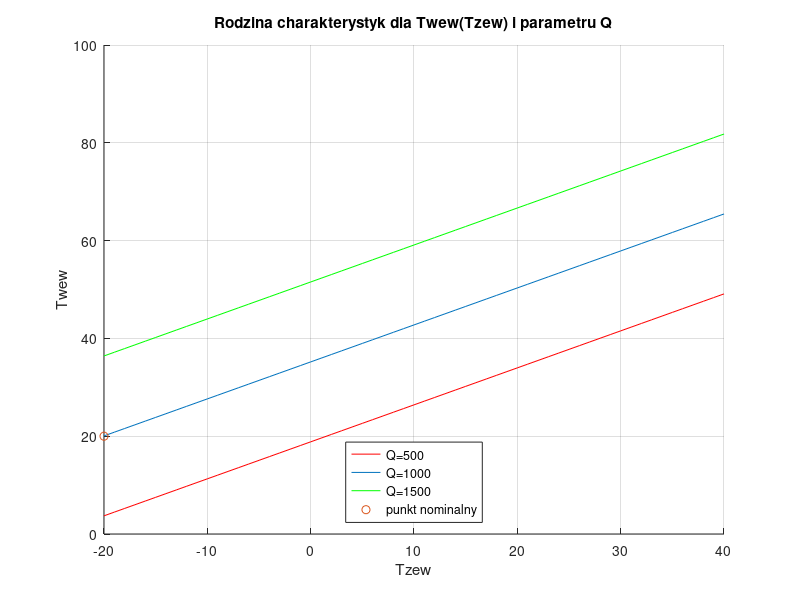

The MATLAB source for this figure:
clear all;

qgN=1000;
TzewN=-20;
TwewN=20;
TpN=10;

%wyliczanie wspolczynnikow strat
wq=[qgN;0];
mT=[1.25*TwewN-TzewN-0.25*TpN,0;0.25*TwewN-0.25*TpN,-TpN+TzewN];
wk=inv(mT)*wq;
kcw=wk(1);
kcp=wk(2);

figure;
grid on;
hold on;

linie=['r-','g:','b+'];
Q=500:500:1500;
Tzew=-20:40;

for i=(1:length(Q));
    
    Twew=(5*Q(i)+5*kcw*Tzew-kcp*Tzew)/(6.5*kcw)+2.5;
    plot(Tzew,Twew,linie(i))
    
end
plot(TzewN,TwewN,'o')
ylabel('Twew');
xlabel('Tzew');
title('Rodzina charakterystyk dla Twew(Tzew) i parametru Q');
legend('Q=500','Q=1000','Q=1500','punkt nominalny','location','south');